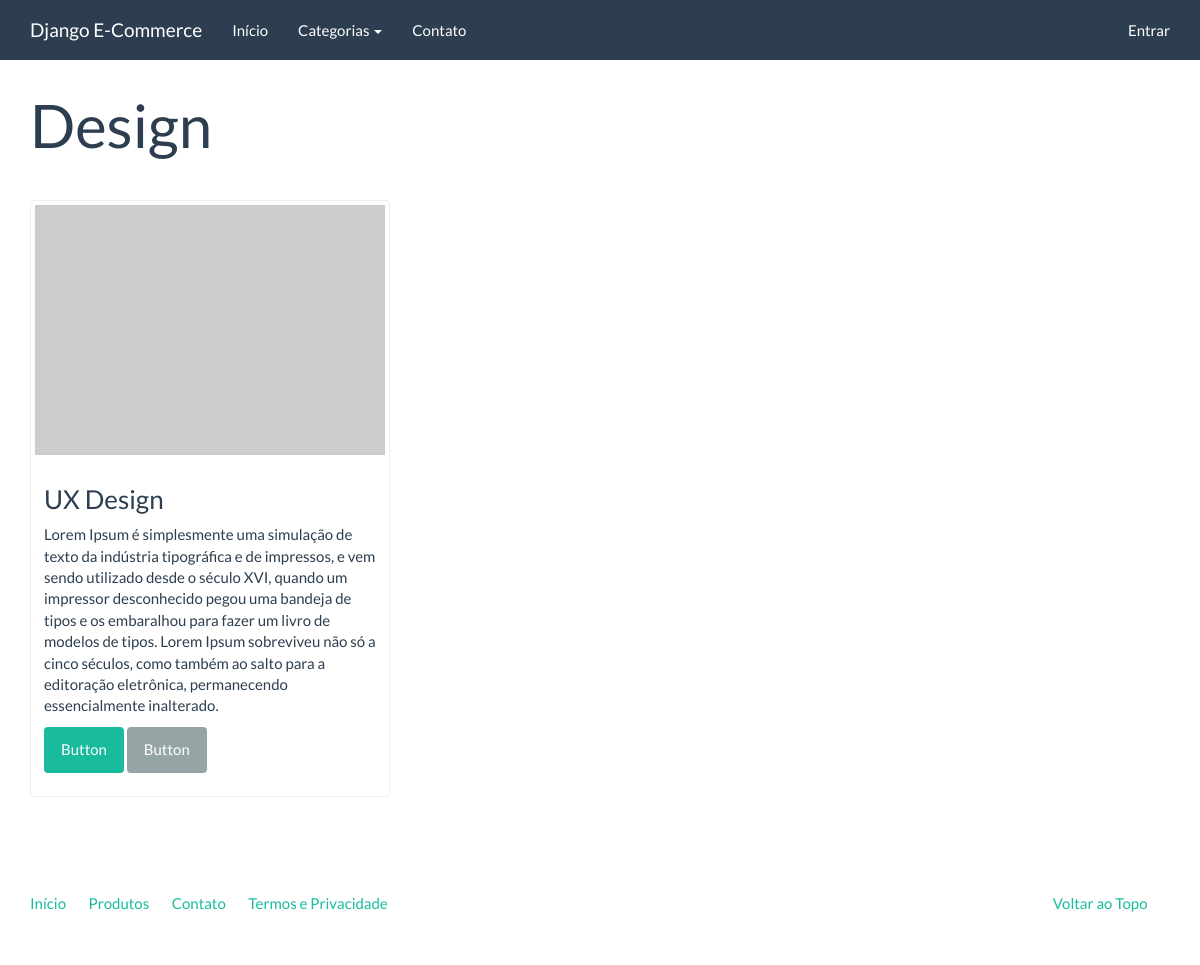
Screenshot of /vagas/design/ with the database file from the repository.
### catalog/models.py (models this page shows)
class Category(models.Model):
	name = models.CharField('Nome', max_length=100)
	slug = models.SlugField('Slug', max_length=100)
	created = models.DateTimeField('Criado em', auto_now_add=True)
	modified = models.DateTimeField('Modificado em', auto_now=True)
	class Meta:
		verbose_name = 'Categoria'
		verbose_name_plural = 'Categorias'
		ordering = ['name']
	def __unicode__(self):
		return self.name
	def get_absolute_url(self):
		return reverse(
			'catalog:category',
			kwargs={'slug': self.slug})

class Product(models.Model):
	name = models.CharField('Nome', max_length=100)
	slug = models.SlugField('Slug', max_length=100)
	category = models.ForeignKey('catalog.Category', verbose_name='Categoria')
	description = models.TextField('Descrição', blank=True)
	price = models.DecimalField('Preço', decimal_places=2, max_digits=8)
	created = models.DateTimeField('Criado em', auto_now_add=True)
	modified = models.DateTimeField('Modificado em', auto_now=True)
	class Meta:
		verbose_name = 'Produto'
		verbose_name_plural = 'Produtos'
		ordering = ['name']
	def __unicode__(self):
		return self.name
	def get_absolute_url(self):
		return reverse('catalog:product', kwargs={'slug': self.slug})

### catalog/views.py (the view)
# urls.py: url(r'^(?P<slug>[\w_-]+)/$', views.category, name='category'),
def category(request, slug):
	category = Category.objects.get(slug=slug)
	context = {
		'current_category': category,
		'product_list': Product.objects.filter(category=category),
	}
	return render(request, 'catalog/category.html', context)

### catalog/context_processors.py (called while the page is built)
def categories(request):
	return {
		'categories': Category.objects.all()
	}

### catalog/templates/catalog/category.html (shortened to what this page needs)
{% extends "base.html" %}
{% block container %}
	<div class="page-header">
			<h1>{{ current_category }}</h1>
		</div>
		<div class="row">
			{% for product in product_list %}
			<div class="col-sm-6 col-md-4">
				<div class="thumbnail">
					<a href="{{ product.get_absolute_url }}">
						<img src="http://placehold.it/350x250" alt="" />
					</a>
					<div class="caption">
						<h3>{{ product }}</h3>
						{{ product.description|linebreaks }}
						<p><a href="{{ product.get_absolute_url }}" class="btn btn-success" role="button">Button</a> <a href="#" class="btn btn-default" role="button">Button</a></p>
					</div>
				</div>
			</div>
			{% endfor %}
		</div>
{% endblock %}

### rows the page displays
Category: name "Design"
Product: name "UX Design", description "Lorem Ipsum é simplesmente uma simulação de texto da indústria tipográfica e de impressos, e vem sendo utilizado desde o século XVI, quando um impressor desconhecido pegou uma bandeja de tipos e os embaralhou para fazer um livro de modelos de tipos. Lorem Ipsum sobreviveu não só a cinco séculos, como também ao salto para a editoração eletrônica, permanecendo essencialmente inalterado."
